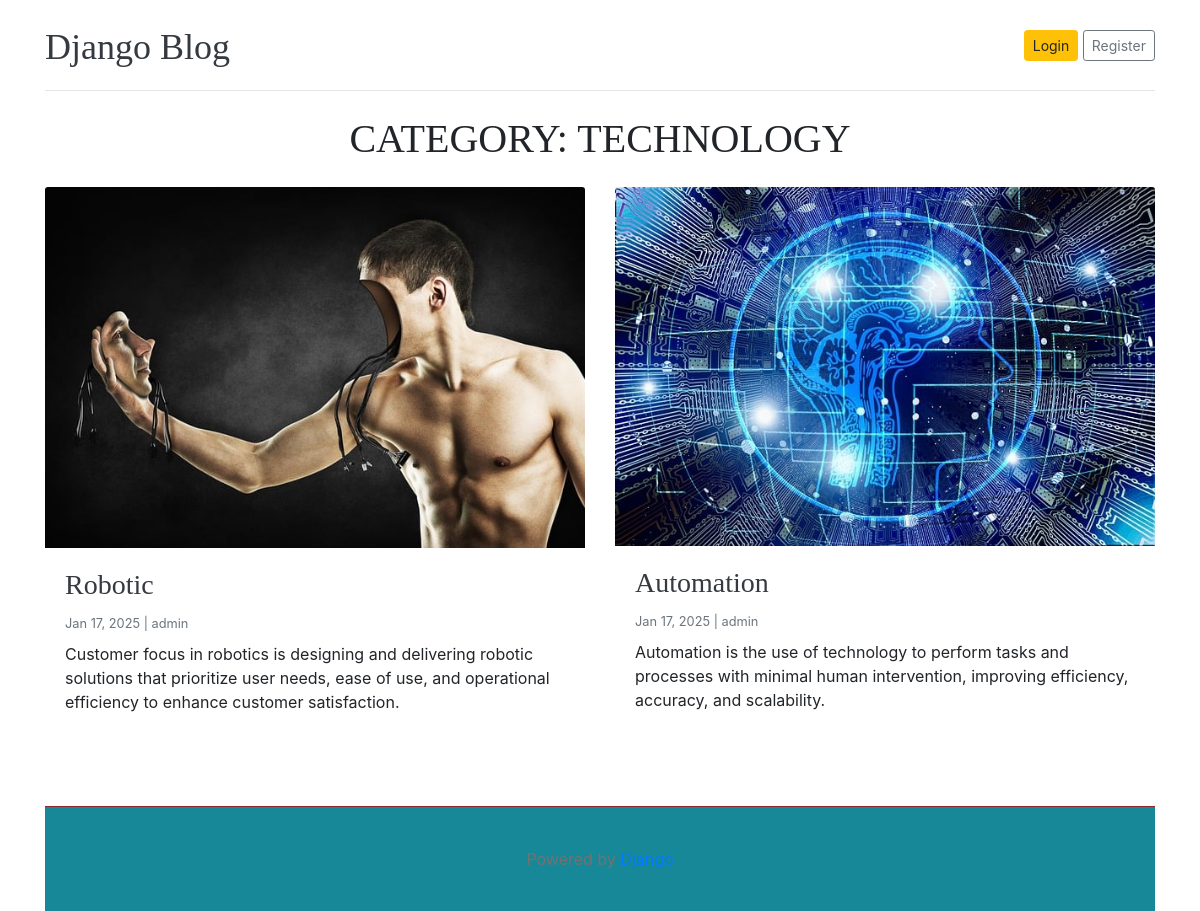
Screenshot of /category/3/ with the database file from the repository.
### blogs/models.py (models this page shows, shortened)
class Category(models.Model):
    category_name=models.CharField(max_length=50,unique=True)
    created_at=models.DateTimeField(auto_now_add=True)
    updated_at=models.DateTimeField(auto_now=True)
    class Meta:
        verbose_name_plural='categories'

class Blogs(models.Model):
    title=models.CharField(max_length=100,unique=True)
    slug=models.SlugField(unique=True,blank=True)
    category=models.ForeignKey(Category,on_delete=models.CASCADE)
    author=models.ForeignKey(User,on_delete=models.CASCADE)
    blog_image=models.ImageField(upload_to='uploads/%y/%m/%d')
    short_description=models.TextField(max_length=1000)
    blog_body=models.TextField(max_length=3000)
    status=models.CharField(max_length=100,choices=STATUS_CHOICE,default='draft')
    is_featured=models.BooleanField(default=False)
    created_at=models.DateTimeField(auto_now_add=True)
    updated_at=models.DateTimeField(auto_now=True)
    class Meta:
        verbose_name_plural='blogs'

### blogs/views.py (the view)
# urls.py: path('<int:category_id>/', views.posts_by_category, name='posts_by_category'),
def posts_by_category(request,category_id):
    category = get_object_or_404(Category, pk=category_id)
    posts = Blogs.objects.filter(category=category)
    if not posts.exists():
        return HttpResponse(f"No posts found in category {category.category_name}")
    context = {
        'posts': posts,
        'category': category,
    }
    return render(request, 'posts_by_category.html', context)

### blogs/context_processors.py (called while the page is built)
def get_category(request):
    categories = Category.objects.all()  # Fetching all categories
    return {'categories': categories}

### templates/posts_by_category.html (shortened to what this page needs)
{% load static %}
<!DOCTYPE html>
<html lang="en">
<head>
    <link href="https://getbootstrap.com/docs/4.0/dist/css/bootstrap.min.css" rel="stylesheet">
    <link href="{% static 'css/blog.css' %}" rel="stylesheet">
</head>
<body>
    <div class="container">
        <header class="blog-header py-3">
            <div class="row flex-nowrap justify-content-between align-items-center">
                <div class="col-8 pt-1">
                    <a class="blog-header-logo text-dark" href="/">Django Blog</a>
                </div>
                <div class="col-4 d-flex justify-content-end align-items-center">
                    <a class="btn btn-sm btn-warning" href="/login/">Login</a>&nbsp;
<a class="btn btn-sm btn-outline-secondary" href="/register/">Register</a>
                </div>
            </div>
        </header>
        <div class="my-4">
            <h1 class="text-center text-uppercase">Category: {{ category.category_name }}</h1>
        </div>
        <div class="row mb-4">
            {% if posts %}
                {% for post in posts %}
                <div class="col-md-6">
                    <div class="card border-0 mb-4 shadow-sm">
                        <img class="card-img-top" src="{{ post.blog_image.url }}" alt="{{ post.title }}">
                        <div class="card-body">
                            <h3><a href="{% url 'blogs' post.slug %}" class="text-dark">{{ post.title }}</a></h3>
                            <small class="mb-1 text-muted">
                                {{ post.created_at|date:"M d, Y" }} | {{ post.author }}
                            </small>
                            <p class="card-text mt-2">{{ post.short_description }}</p>
                        </div>
                    </div>
                </div>
                {% endfor %}
            {% else %}
                <div class="col-12 text-center">
                    <p class="text-muted">No posts found in this category.</p>
                </div>
            {% endif %}
        </div>
        <footer class="blog-footer text-center mt-5">
            <p>Powered by <a href="https://www.djangoproject.com/">Django</a></p>
        </footer>
    </div>
</body>
</html>

### static/css/blog.css (style rules this page uses)
.blog-header { border-bottom: 1px solid #e5e5e5; }
.blog-header-logo { font-family: "Playfair Display", Georgia, "Times New Roman", serif; font-size: 2.25rem; }
h1, h2, h3, h4, h5, h6 { font-family: "Playfair Display", Georgia, "Times New Roman", serif; }
.blog-footer { padding: 2.5rem 0; color: #727272; text-align: center; background-color: #178897; border-top: .05rem solid hsl(0, 56%, 36%); }
.blog-footer p:last-child { margin-bottom: 0; }

### rows the page displays
Category: category_name "TECHNOLOGY"
Blogs: blog_image (picture), title "Robotic", created_at "Jan 17, 2025", author "admin", short_description "Customer focus in robotics is designing and delivering robotic solutions that prioritize user needs, ease of use, and operational efficiency to enhance customer satisfaction."
Blogs: blog_image (picture), title "Automation", created_at "Jan 17, 2025", author "admin", short_description "Automation is the use of technology to perform tasks and processes with minimal human intervention, improving efficiency, accuracy, and scalability."
